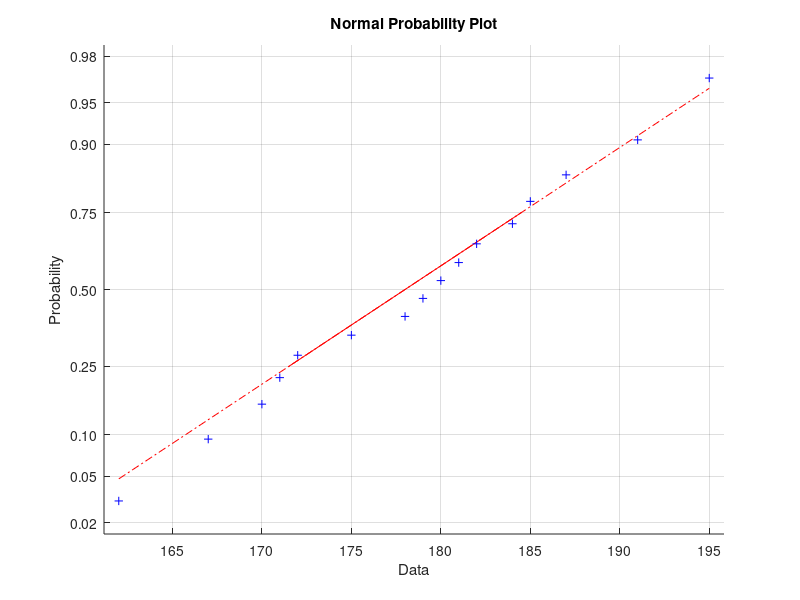

MATLAB code to generate this figure: (Note: this script raises an error after producing the figure.)
clear all
clc

vyska=[162,167,170,171,172,175,178,179,180,181,182,184,185,187,191,195]; 

normplot(vyska)

%vektor CDF. První sloupec transponovaná data, druhý sloupec distribuční
%funkce
a(1:length(vyska),1)=vyska';
a(1:length(vyska),2)=normcdf(vyska',mean(vyska),std(vyska));

[h1,p1,ksstat1,cv1]=kstest(vyska,a)

[h,p,kstat,critval]=lillietest(vyska,0.05,'norm')
